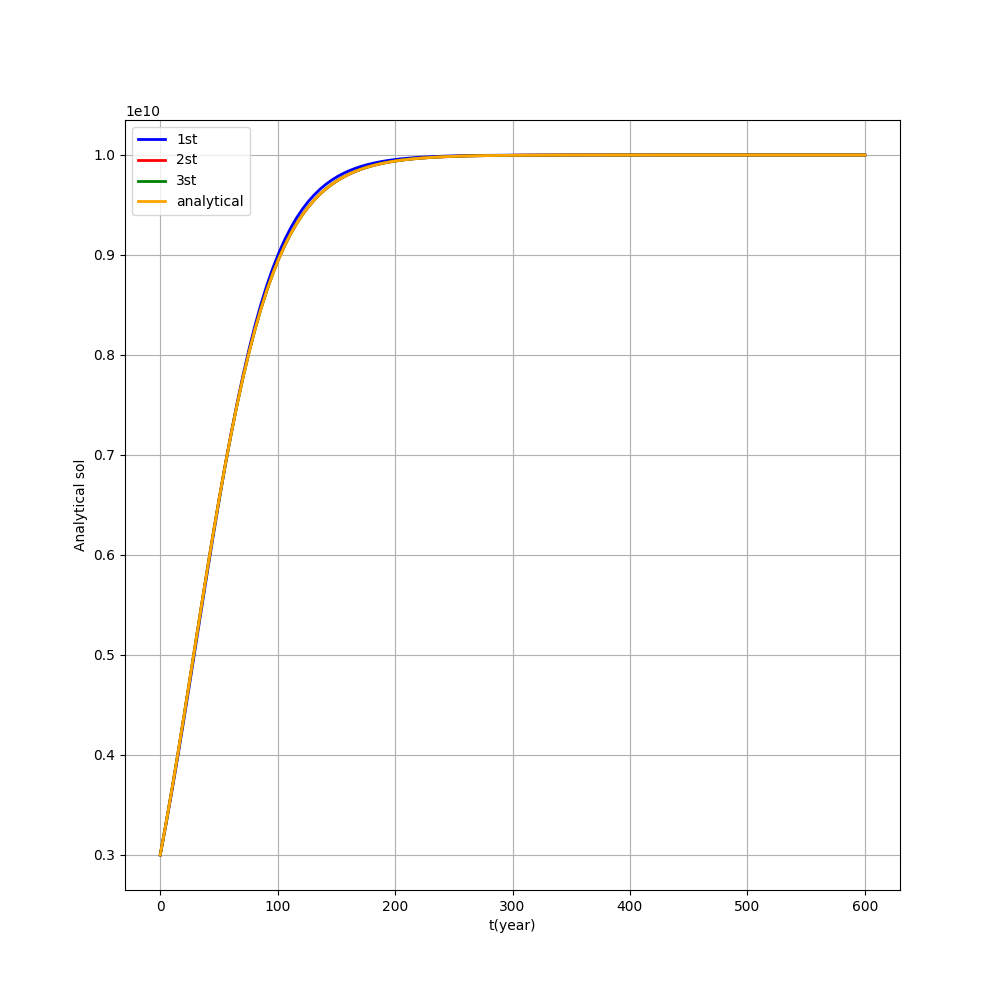

Generate this figure with Python:
import numpy as np
import matplotlib.pyplot as plt
from scipy.integrate import odeint
import math

from sympy import symbols, diff
import sympy


dt = 5

x0 = 3*10**(9)

TLOW = 0
THIGH = 600

A= 0.03
B= 3*10**(-12)

DT = int((1 / dt) *(THIGH - TLOW))



#here f is the dx/dt function
X, T = symbols('X T')
f = A*X -B*X*X

def returns_dydt(x, t):
    ############################################################################################################################
    dxdt = A*x - B*x*x
    return dxdt

df = diff(f, X)
dft= diff(f,T)
dfx = diff(df, X)

t = np.linspace(TLOW, THIGH, DT+1)

#analitical soln
y1 = odeint(returns_dydt, x0, t)




def tailor2(order):
    ans = [x0]
    for i in range(1, DT):
        if order == 1:
            # first order
            ans.append(ans[i - 1] + dt * returns_dydt(ans[i-1],t[i-1]))
        if order == 2:
            # second order
            ans.append(ans[i - 1] + dt * returns_dydt(ans[i-1],t[i-1]) 
                       + 0.5 * dt*dt* ((dft.evalf(subs={X: ans[i - 1], T:t[i-1]}) + (returns_dydt(ans[i-1],t[i-1]))*df.evalf(subs={X: ans[i-1],T:t[i-1]}) )))
        
        if order == 3:
            #3rd order
            ans.append(ans[i - 1] + dt * returns_dydt(ans[i-1],t[i-1])
                          + 0.5 * dt*dt* ((dft.evalf(subs={X: ans[i - 1], T:t[i-1]}) + (returns_dydt(ans[i-1],t[i-1]))*df.evalf(subs={X: ans[i-1],T:t[i-1]}) ))
                          + (1/6) * dt*dt*dt*(returns_dydt(ans[i-1],t[i-1])*(df.evalf(subs={X: ans[i-1],T:t[i-1]})**2)  +  (returns_dydt(ans[i-1],t[i-1])**2)*(dfx.evalf(subs={X: ans[i-1],T:t[i-1]})) )
            )

    return ans


def erer(ans):
    errr = [0]
    for i in range(1, DT):
        errr.append(ans[i] - float(y1[i]))
    return errr

ans1 = tailor2(1)
ans2 = tailor2(2)
ans3 = tailor2(3)

err1 = erer(ans1)
err2 = erer(ans2)
err3 = erer(ans3)

print(ans3)
print()
print(y1)

print(len(ans3))
print(len(y1))


t1 = np.linspace(TLOW, THIGH, DT)


#plotting
fig = plt.figure(figsize=(10, 10))

plt.plot(t1, ans1, color='blue', label='1st', linewidth=2)
plt.plot(t1, ans2, color='red', label='2st', linewidth=2)
plt.plot(t1, ans3, color='green', label='3st', linewidth=2)
plt.plot(t1, y1[:len(y1)-1], color='orange', label='analytical', linewidth=2)


# plt.plot(t1, err1, color='red', label='1st', linewidth=2)
# plt.plot(t1, err2, color='blue', label='2st', linewidth=2)
# plt.plot(t1, err3, color='green', label='3st', linewidth=2)



plt.xlabel('t(year)')
#plt.ylabel('Analytical sol(amount)')

plt.ylabel('Analytical sol')
plt.legend()
plt.grid()
#plt.savefig('q3.png')
plt.show()